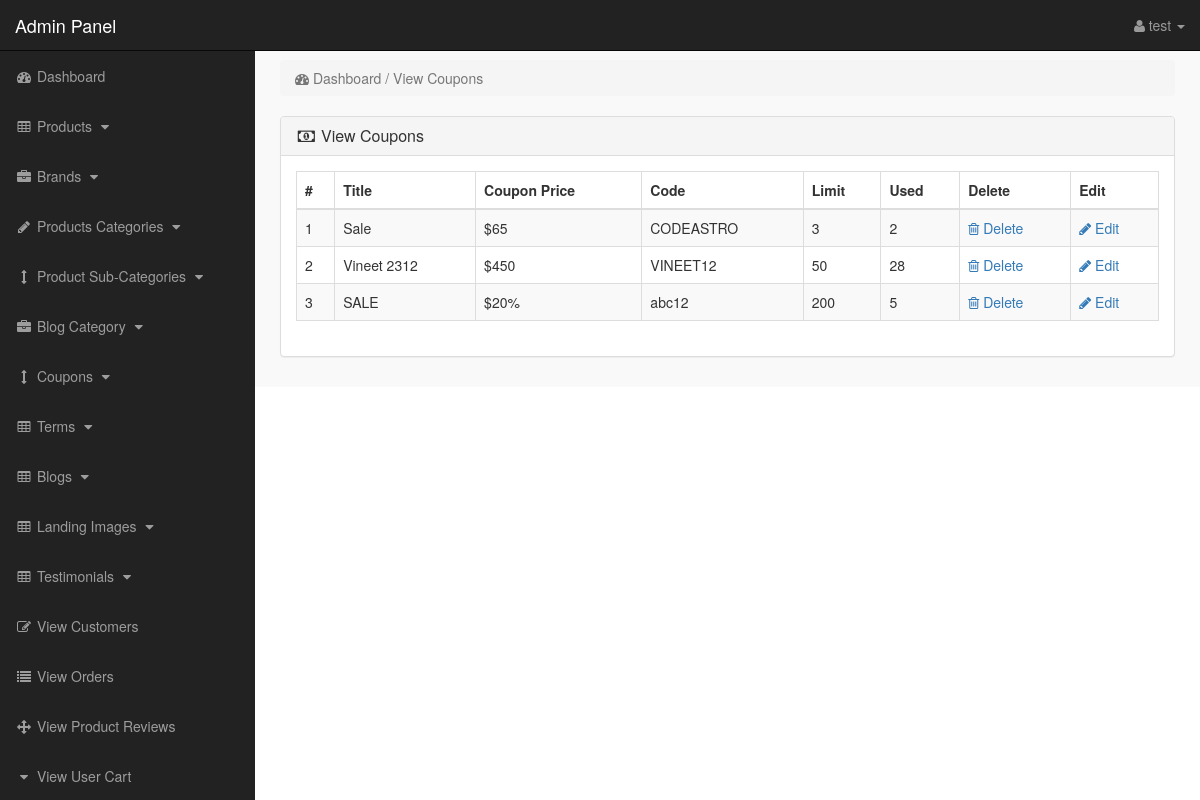
Screenshot of /admin_area/index?view_coupons (signed in) with the database file from the repository.
### tables this page shows
CREATE TABLE `coupons` (
  `coupon_id` int(10) NOT NULL,
  `coupon_title` varchar(255) NOT NULL,
  `coupon_price` varchar(255) NOT NULL,
  `coupon_code` varchar(255) NOT NULL,
  `coupon_limit` int(100) NOT NULL,
  `coupon_used` int(100) NOT NULL
);

### admin_area/view_coupons.php (the view)
<?php
if(!isset($_SESSION['admin_email'])){
echo "<script>window.open('login','_self')</script>";
}
else {
?>
<div class="row">
<div class="col-lg-12">
<ol class="breadcrumb">
<li class="active">
<i class="fa fa-dashboard"></i> Dashboard / View Coupons
</li>
</ol>
</div>
</div>
<div class="row" >
<div class="col-lg-12" >
<div class="panel panel-default">
<div class="panel-heading">
<h3 class="panel-title">
<i class="fa fa-money fa-fw"></i> View Coupons
</h3>
</div>
<div class="panel-body">
<div class="table-responsive">
<table class="table table-bordered table-hover table-striped">
<thead>
<tr>
<th>#</th>
<th>Title  </th>
<th>Coupon Price  </th>
<th>Code  </th>
<th>Limit  </th>
<th>Used  </th>
<th>Delete  </th>
<th>Edit  </th>
</tr>
</thead>
<tbody>
<?php
$i = 0;
$get_coupons = "select * from coupons";
$run_coupons = mysqli_query($con,$get_coupons);
while($row_coupons = mysqli_fetch_array($run_coupons)){
$coupon_id = $row_coupons['coupon_id'];
$coupon_title = $row_coupons['coupon_title'];
$coupon_price = $row_coupons['coupon_price'];
$coupon_code = $row_coupons['coupon_code'];
$coupon_limit = $row_coupons['coupon_limit'];
$coupon_used = $row_coupons['coupon_used'];
$i++;
?>
<tr>
<td><?php echo $i; ?></td>
<td><?php echo $coupon_title; ?></td>
<td><?php echo "$$coupon_price"; ?></td>
<td><?php echo $coupon_code; ?></td>
<td><?php echo $coupon_limit; ?></td>
<td><?php echo $coupon_used; ?></td>
<td>
<a href="index?delete_coupon=<?php echo $coupon_id; ?>">
<i class="fa fa-trash-o"></i> Delete
</a>
</td>
<td>
<a href="index?edit_coupon=<?php echo $coupon_id; ?>">
<i class="fa fa-pencil"></i> Edit
</a>
</td>
</tr>
<?php } ?>
</tbody>
</table>
</div>
</div>
</div>
</div>
</div>
<?php } ?>

### admin_area/includes/sidebar.php (shortened to what this page needs)
<?php
if (!isset($_SESSION['admin_email'])) {
    echo "<script>window.open('login','_self')</script>";
} else {
?>
    <nav class="navbar navbar-inverse navbar-fixed-top">
        <div class="navbar-header">
            <a class="navbar-brand" href="index?dashboard">Admin Panel</a>
        </div>
        <ul class="nav navbar-right top-nav">
            <li class="dropdown">
                <a href="#" class="dropdown-toggle" data-toggle="dropdown">
                    <i class="fa fa-user"></i>
                    <?php echo $admin_name; ?> <b class="caret"></b>
                </a>
            </li>
        </ul>
        <div class="collapse navbar-collapse navbar-ex1-collapse">
            <ul class="nav navbar-nav side-nav">
                <li>
                    <a href="index?dashboard">
                        <i class="fa fa-fw fa-dashboard"></i> Dashboard
                    </a>
                </li>
                <li>
                    <a href="#" data-toggle="collapse" data-target="#products">
                        <i class="fa fa-fw fa-table"></i> Products
                        <i class="fa fa-fw fa-caret-down"></i>
                    </a>
                </li>
                <li>
                    <a href="#" data-toggle="collapse" data-target="#manufacturers">
                        <i class="fa fa-fw fa-briefcase"></i> Brands
                        <i class="fa fa-fw fa-caret-down"></i>
                    </a>
                </li>
                <li>
                    <a href="#" data-toggle="collapse" data-target="#p_cat">
                        <i class="fa fa-fw fa-pencil"></i> Products Categories
                        <i class="fa fa-fw fa-caret-down"></i>
                    </a>
                </li>
                <li>
                    <a href="#" data-toggle="collapse" data-target="#cat">
                        <i class="fa fa-fw fa-arrows-v"></i> Product Sub-Categories
                        <i class="fa fa-fw fa-caret-down"></i>
                    </a>
                </li>
                <li>
                    <a href="#" data-toggle="collapse" data-target="#blog_category">
                        <i class="fa fa-fw fa-briefcase"></i> Blog Category
                        <i class="fa fa-fw fa-caret-down"></i>
                    </a>
                </li>
                <li>
                    <a href="#" data-toggle="collapse" data-target="#coupons">
                        <i class="fa fa-fw fa-arrows-v"></i> Coupons
                        <i class="fa fa-fw fa-caret-down"></i>
                    </a>
                </li>
                <li>
                    <a href="#" data-toggle="collapse" data-target="#terms">
                        <i class="fa fa-fw fa-table"></i> Terms
                        <i class="fa fa-fw fa-caret-down"></i>
                    </a>
                </li>
                <li>
                    <a href="#" data-toggle="collapse" data-target="#blogs">
                        <i class="fa fa-fw fa-table"></i> Blogs
                        <i class="fa fa-fw fa-caret-down"></i>
                    </a>
                </li>
                <li>
                    <a href="#" data-toggle="collapse" data-target="#landing_images">
                        <i class="fa fa-fw fa-table"></i> Landing Images
                        <i class="fa fa-fw fa-caret-down"></i>
                    </a>
                </li>
                <li>
                    <a href="#" data-toggle="collapse" data-target="#testimonials">
                        <i class="fa fa-fw fa-table"></i> Testimonials
                        <i class="fa fa-fw fa-caret-down"></i>
                    </a>
                </li>
                <li>
                    <a href="index?view_customers">
                        <i class="fa fa-fw fa-edit"></i> View Customers
                    </a>
                </li>
                <li>
                    <a href="index?view_orders">
                        <i class="fa fa-fw fa-list"></i> View Orders
                    </a>
                </li>
                <li>
                    <a href="index?view_product_reviews">
                        <i class="fa fa-fw fa-arrows"></i> View Product Reviews
                    </a>
                </li>
                <li>
                    <a href="index?view_user_cart">
                        <i class="fa fa-fw fa-caret-down"></i> View User Cart
                    </a>
                </li>
            </ul>
        </div>
    </nav>
<?php } ?>

### admin_area/css/style.css (style rules this page uses)
body { margin-top:100px; }
@media (min-width: 768px) { body { margin-top:50px; } }
.top-nav { padding:0 15px; }
.top-nav>li { display:inline-block; float:left; }
.top-nav>li>a { padding-top:15px; padding-bottom:15px; line-height:20px; color:#999; }
@media (min-width: 768px) { .side-nav { position:fixed; top:51px; width:255px; border-radius:0; overflow-y:auto; background-color: #222; bottom:0; overflow-x:hidden; padding-bottom:40px; } }
@media (min-width: 768px) { .side-nav>li>a { width:255px; } }
.panel-body { border-radius:5px; }

### rows the page displays
coupons: coupon_title "Sale", coupon_price "65", coupon_code "CODEASTRO", coupon_limit "3", coupon_used "2"
coupons: coupon_title "Vineet 2312", coupon_price "450", coupon_code "VINEET12", coupon_limit "50", coupon_used "28"
coupons: coupon_title "SALE", coupon_price "20%", coupon_code "abc12", coupon_limit "200", coupon_used "5"

### other values shown
$admin_name "test"
